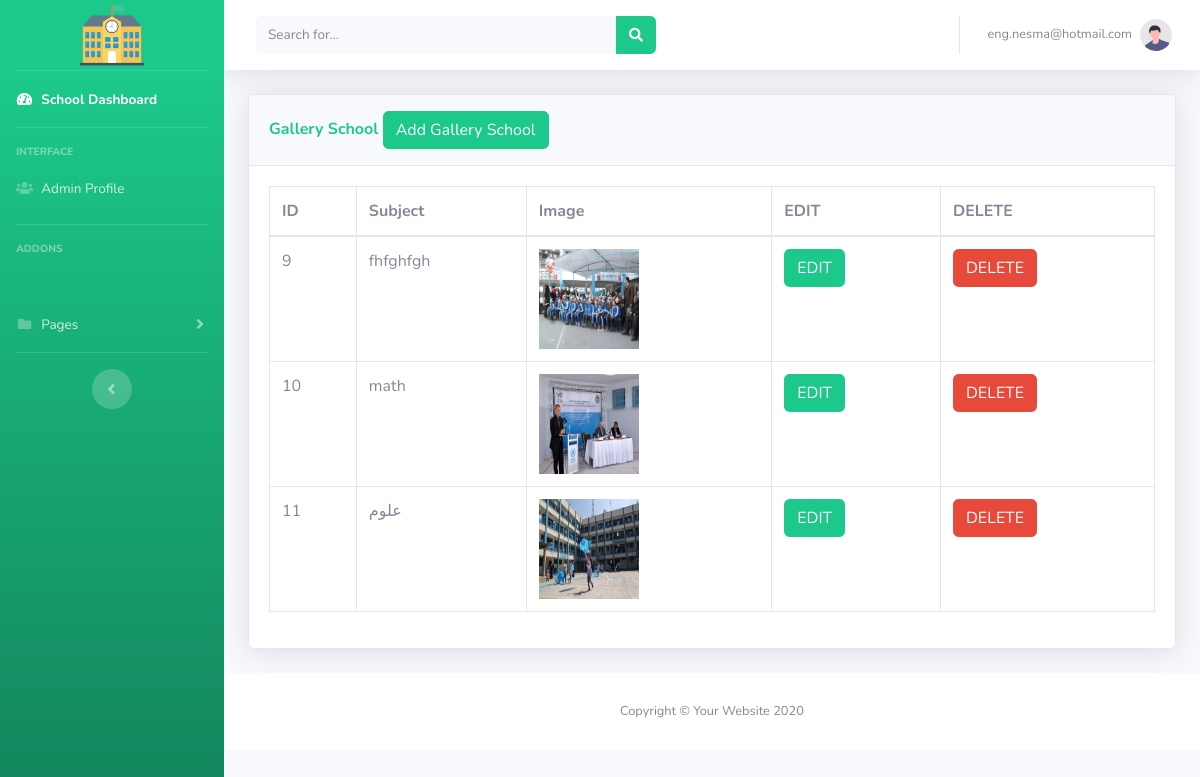
The page /schoolpanel/galleryschool.php (signed in) on the database its author committed.
### tables this page shows
CREATE TABLE `galleryschool` (
  `id` int(11) NOT NULL,
  `subject` varchar(500) NOT NULL,
  `images` varchar(50) NOT NULL,
  `created_at` timestamp NOT NULL DEFAULT current_timestamp()
);

### schoolpanel/galleryschool.php (the view, shortened to what this page needs)
<?php
include('includes/header.php');
include('includes/navbar.php');
?>
<div class="container-fluid">
    <div class="card shadow mb-4">
        <div class="card-header py-3">
            <h6 class="m-0 font-weight-bold text-success"> Gallery School
                <button type="button" class="btn btn-success " data-toggle="modal" data-target="#addgalleryschool">
                    Add Gallery School
                </button>
            </h6>
        </div>
        <div class="card-body">
            <div class="table-responsive">
                <?php
                $connection = mysqli_connect("localhost", "root", "", "schoolpanel");
                $query = "SELECT * FROM galleryschool ";
                $query_run = mysqli_query($connection, $query);
                ?>
                <table class="table table-bordered" id="dataTable" width="100%" cellspacing="0">
                    <thead>
                        <tr>
                            <th>ID</th>
                            <th>Subject</th>
                            <th>Image</th>
                            <th>EDIT</th>
                            <th>DELETE</th>
                        </tr>
                    </thead>
                    <tbody>
                        <?php
                        if (mysqli_num_rows($query_run) > 0) {
                            while ($row = mysqli_fetch_assoc($query_run)) {
                        ?>
                                <tr>
                                    <td><?php echo $row['id']; ?></td>
                                    <td><?php echo $row['subject']; ?></td>
                                    <td><?php echo '<img src="upload/'.$row['images'].'" alt="image" width="100px" height="100px" ;>'?>
                                    </td>
                                    <td>
                                        <form action="galleryschool_edit.php" method="post">
                                            <button type="submit" name="gallery_edit_btn" class="btn btn-success">EDIT</button>
                                        </form>
                                    </td>
                                    <td>
                                        <form action="code.php" method="post">
                                            <button type="submit" name="deletegallery_btn" class="btn btn-danger"> DELETE</button>
                                        </form>
                                    </td>
                                </tr>
                        <?php
                            }
                        } else {
                            echo "No Record Found";
                        }
                        ?>
                    </tbody>
                </table>
            </div>
        </div>
    </div>
</div>
<?php
include('includes/footer.php');
?>

### rows shown on the page
galleryschool: id "9", subject "fhfghfgh", images (picture)
galleryschool: id "10", subject "math", images (picture)
galleryschool: id "11", subject "علوم", images (picture)

### other values the page prints
$_SESSION['username'] "eng.nesma@hotmail.com"
